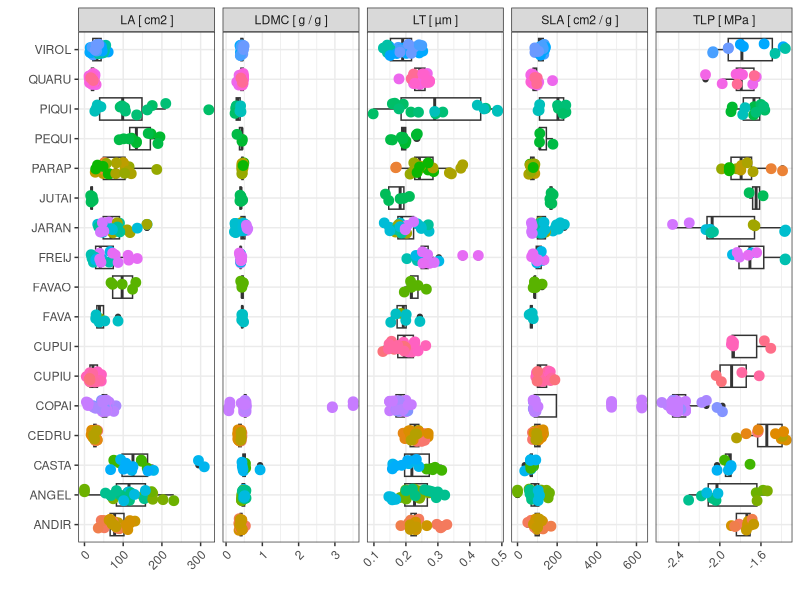
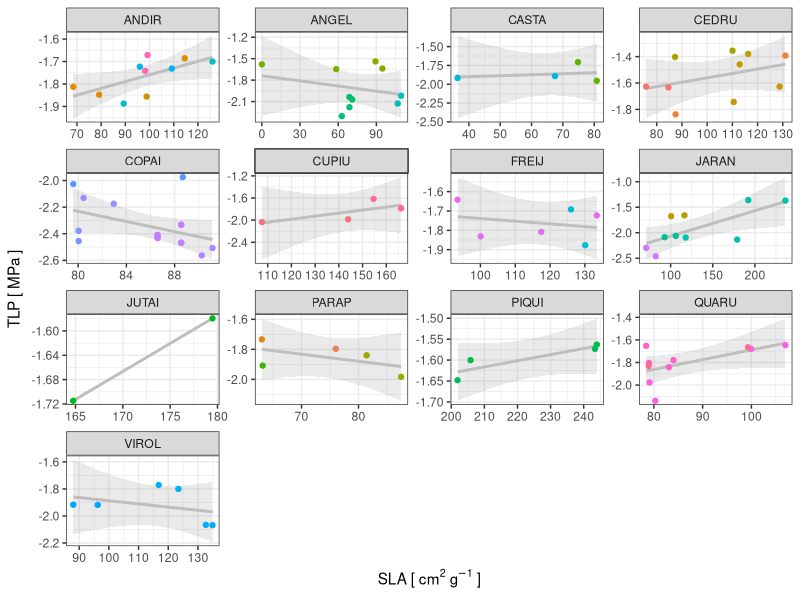

Here is the R script that generated these plots, in order:
## ---- chunk 1
#| include: false
library(tidyverse)
## ---- chunk 2
#| message: false
#| warning: false
read_tsv("outputs/traits.tsv") %>% 
  gather(trait, value, -vernacular, -tree, -leaf) %>% 
  mutate(trait = recode(trait, 
                        "la" = "LA [ cm2 ]",
                        "ldmc" = "LDMC [ g / g ]",
                        "lt" = "LT [ µm ]",
                        "tlp" = "TLP [ MPa ]",
                        "sla" = "SLA [ cm2 / g ]")) %>% 
  ggplot(aes(vernacular,
             value)) +
  geom_boxplot() +
  geom_jitter(aes(col = as.factor(tree)),
              width = 0.2, size = 3) + 
  theme_bw() +
  coord_flip() +
  facet_wrap(~ trait, scales = "free_x", ncol = 5) +
  theme(axis.text.x = element_text(angle = 45, hjust = 1),
        legend.position = "none") +
  xlab("") + ylab("")
## ---- chunk 3
#| message: false
#| warning: false
#| fig-width: 10
#| fig-height: 10
read_tsv("outputs/traits.tsv") %>% 
  filter(sla < 400) %>% 
  select(sla, tlp, vernacular, tree, leaf) %>% 
  na.omit() %>% 
  ggplot(aes(sla, tlp, col = as.character(tree))) +
  geom_smooth(aes(group = vernacular), method = "lm", 
              col = "grey", alpha = .2) +
  geom_point() +
  theme_bw() +
  xlab(expression("SLA ["~cm^{2}~g^{-1}~"]")) +
  ylab(expression("TLP ["~MPa~"]")) +
  facet_wrap(~ vernacular, scales = "free") +
  scale_color_discrete(guide = "none")
